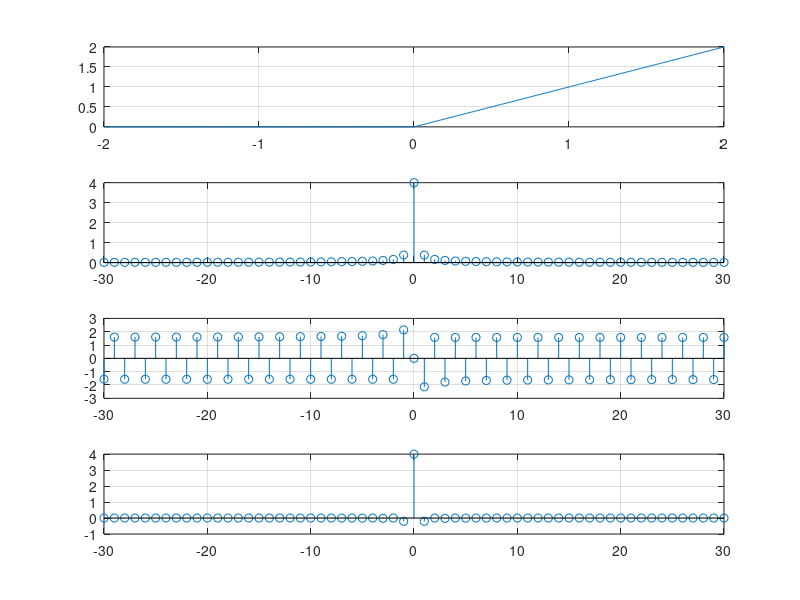

Write MATLAB code to recreate this figure.
function ass3q5
    %define time period
    t1=-2:0.01:2;
    
    %define expression
    for i=1:length(t1)
        if t1(i)<0
            y(i)=0;      % for negative part zero
        else
            y(i)=t1(i);  %for positive part
        end
    end
    
    w=(2*pi)/4; %angualar frequency
    
    %positive side calculation
    for kpos =1:1:30
        Apos(kpos)=(trapz(t1,y.*exp(-1i*w*kpos*t1)))/4;
    end
    kpos =1:1:30;
    
    %negative side calculation
    for kneg= 1:1:30
        Aneg(kneg)=(trapz(t1,y.*exp(1i*w*kneg*t1)))/4;
    end
    kneg=-1:-1:-30;
    
    A0=4;              %first fourier coefficient (zeroth harmonics)
    
    k=[kneg,0,kpos];   %indexing
    
    A=[Aneg ,A0 ,Apos];%jioning the coefficient
    
    subplot(4,1,1);
    plot(t1,y);
    grid on;
    
    subplot(4,1,2);
    stem(k,abs(A));
    grid on;
    
    subplot(4,1,3);
    stem(k,angle(A));
    grid on
    
    subplot(4,1,4);
    stem(k,A);
    grid on;
    
end
